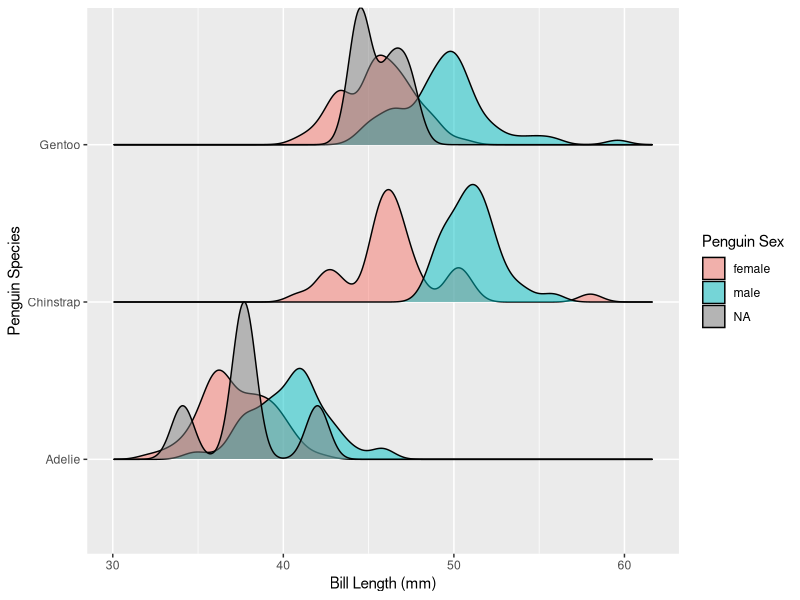
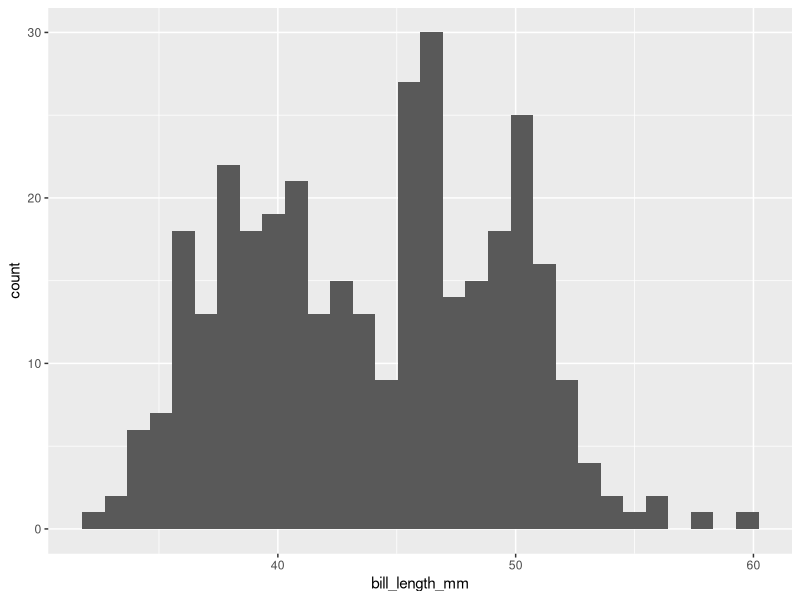
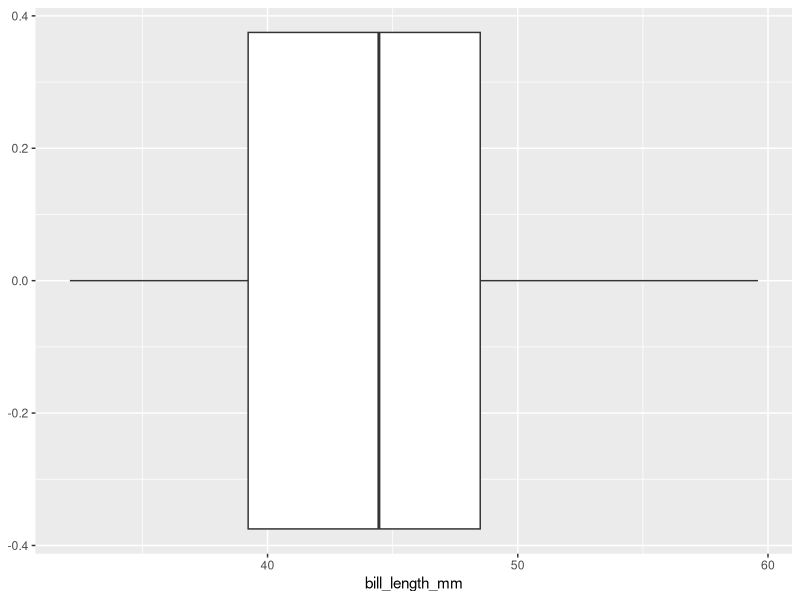
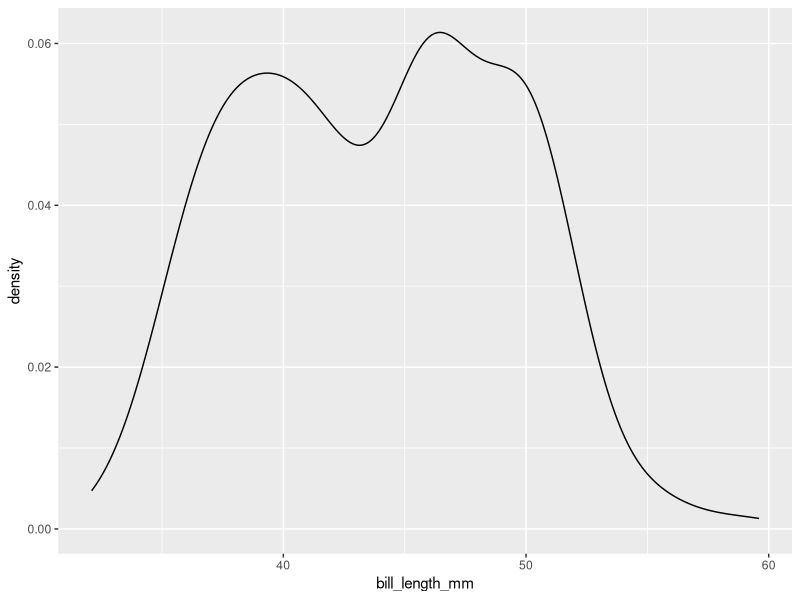
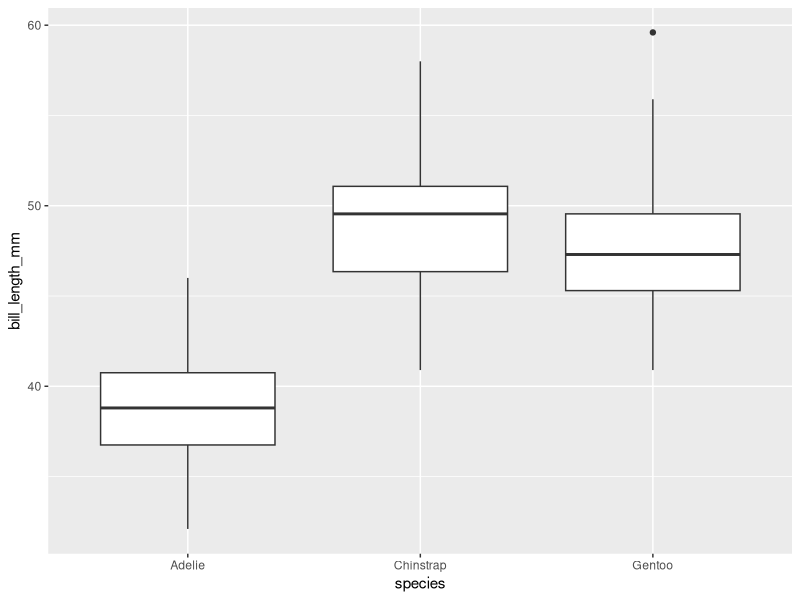
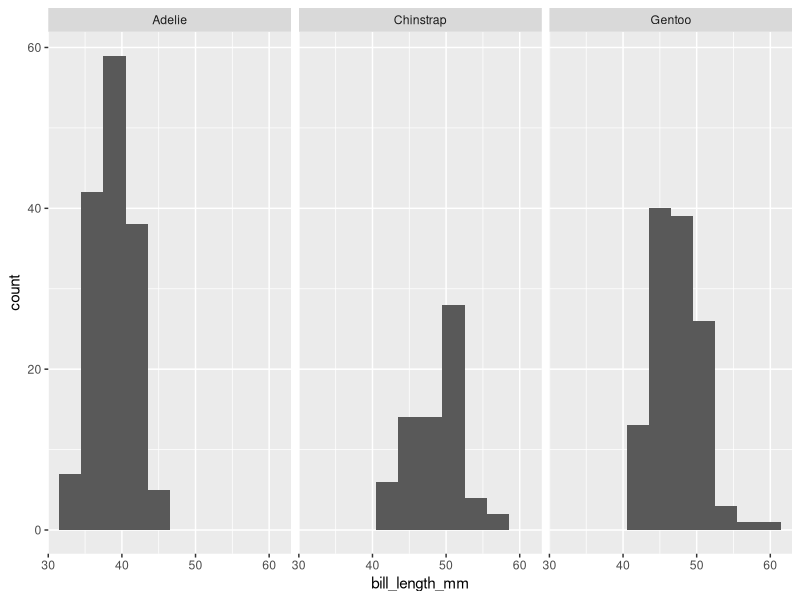
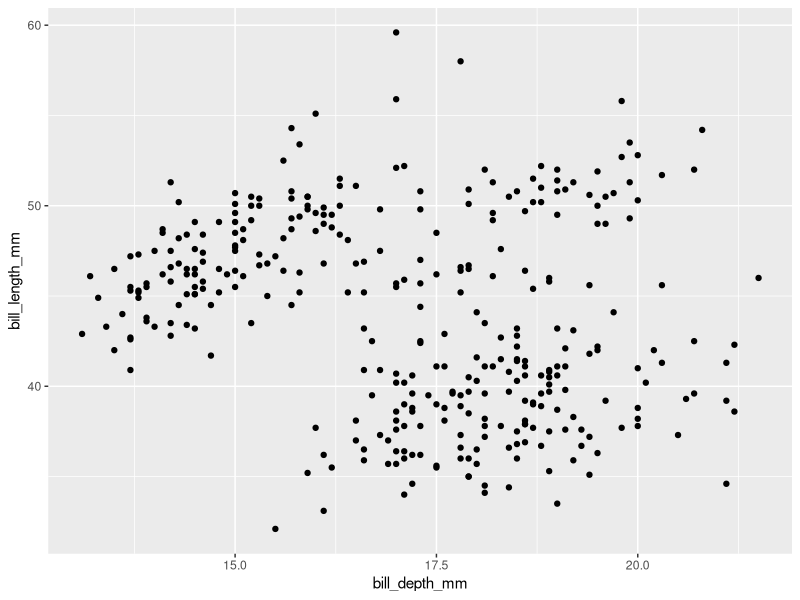
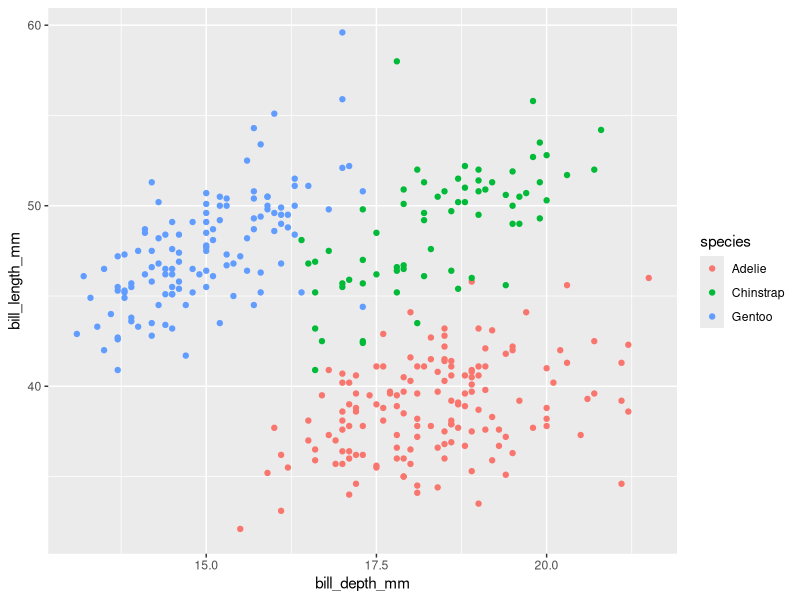

The R script that drew these images, in order:
## ---- chunk 1
knitr::opts_chunk$set(message = FALSE, 
                      warning = FALSE, 
                      fig.align = "center")

library(palmerpenguins)
library(tidyverse)
library(ggridges)
library(gridExtra)
## ---- chunk 2
penguins %>% 
  ggplot(aes(x = bill_length_mm, y = species, fill = sex)) + 
  geom_density_ridges(alpha = 0.5, scale = 1) + 
  labs(x = "Bill Length (mm)", 
       y = "Penguin Species", 
       fill = "Penguin Sex")

## ---- chunk 3
ggplot(data = penguins, 
       mapping = aes(x = bill_length_mm)) + 
  geom_histogram()
## ---- chunk 4
ggplot(data = penguins, 
       mapping = aes(x = bill_length_mm)) + 
  geom_boxplot()
## ---- chunk 5
ggplot(data = penguins, 
       mapping = aes(x = bill_length_mm)) + 
  geom_density()
## ---- chunk 6
ggplot(data = penguins, 
       mapping = aes(y = bill_length_mm,
                     x = species)) + 
  geom_boxplot()
## ---- chunk 7
ggplot(data = penguins,
       mapping = aes(x = bill_length_mm)) + 
  geom_histogram(binwidth = 3) + 
  facet_wrap(~ species)
## ---- chunk 8
ggplot(data = penguins, 
       mapping = aes(y = bill_length_mm, x = bill_depth_mm)) + 
  geom_point()
## ---- chunk 9
ggplot(data = penguins, 
       mapping = aes(y = bill_length_mm, 
                     x = bill_depth_mm, 
                     color = species)) + 
  geom_point()
## ---- chunk 10
ggplot(data = penguins, 
       mapping = aes(y = bill_length_mm, 
                     x = species, 
                     color = sex)) + 
  geom_boxplot()
## ---- chunk 11
ggplot(data = penguins, 
       mapping = aes(y = bill_length_mm, 
                     x = bill_depth_mm, 
                     color = sex)) + 
  geom_point() + 
  facet_wrap(~ species)
## ---- chunk 12
ggplot(data = penguins, 
       mapping = aes(x = bill_length_mm,
                     y = species,
                     fill = sex)) + 
  geom_boxplot(alpha = 0.3) + 
  facet_wrap(~ island)
